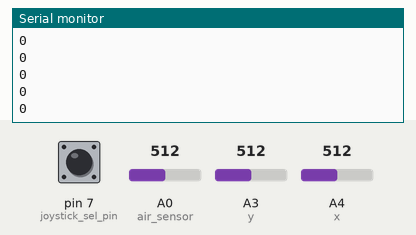
Simulated run of this sketch. Board: Arduino Leonardo, built with avr-gcc and run on an emulated ATmega32U4. Shown: the last lines printed to the serial monitor. Inputs (shaded band) come from the test bench; at power-on: A0 (air_sensor) = 512, pin 7 (joystick_sel_pin) HIGH, A3 (y) = 512, A4 (x) = 512. USB keyboard and mouse output is not drawn.

Above: at 2.2 s.
2.3 s: A0 (air_sensor) set to 658
At 2.9 s:
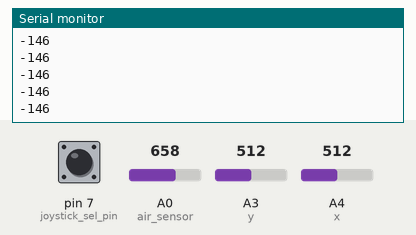
3.8 s: pin 7 (joystick_sel_pin) pulled LOW for 0.15 s
5.4 s: pin 7 (joystick_sel_pin) pulled LOW for 1 s
7.9 s: A0 (air_sensor) set to 638
At 8.4 s:
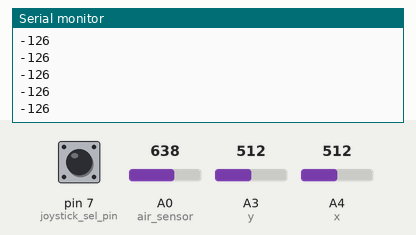
Timing chart, 0 to 10.4 s (numbered marks = the images above; inputs shaded):
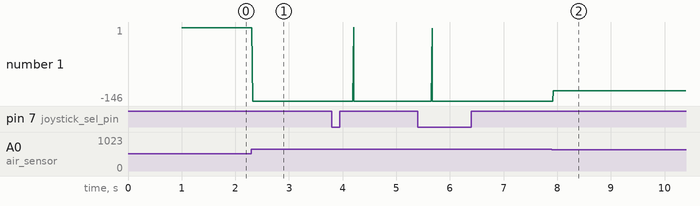

The sketch:

M0_cursor_control.ino
```cpp
/*
  Description: Adaptive hands-free computer mouse that can be used by people with quadriplegia.
  Supports left click, right click, scroll, and zoom on the hardware-level.
  Date: May 2021
  Authors: Naren Yenuganti and Dylan Chow
*/

#include <Mouse.h>
#include <Keyboard.h>
#include <ClickButton.h>

// Pins
int x = A4;
int y = A3;
int air_sensor = A0;
int joystick_sel_pin = 7;

// Mouse Movement Controls
const int sensitivity = 23; // larger sensitivity --> slower mouse
const unsigned long loop_period = 15; // larger loop_period --> more delay
int y_zero, x_zero;
boolean invert = true;

// Click Flags
int right_click_flag = 0;
int left_click_flag = 0;
int scroll_flag = 0;
int zoom_flag = 0;

// Debug Constants
boolean debug_cursor = false;
boolean debug_air_sensor = false;

// Multi Click Constants
int debounce_time = 20;   // Debounce timer in ms
int multi_click_time = 250;  // Time limit for multi clicks
int long_click_time = 250;  // time until "held-down clicks" register

// Air Sensor Constants
int rest = 361;
int max_sip = 13;
int max_puff = 648;

// Double Click Detection
ClickButton key(joystick_sel_pin, LOW, CLICKBTN_PULLUP);

void setup() {
  pinMode(x, INPUT);
  pinMode(y, INPUT);
  pinMode(air_sensor, INPUT);
  pinMode(joystick_sel_pin, INPUT_PULLUP);
  delay(1000);

  Mouse.begin();
  key.debounceTime = debounce_time;
  key.multiclickTime = multi_click_time;
  key.longClickTime = long_click_time;

  y_zero = analogRead(y);
  x_zero = analogRead(x);
  rest = analogRead(air_sensor);
}

void loop() {
  static unsigned long lastLoop;

  int x_reading = analogRead(x);
  int y_reading = analogRead(y);
  int air_reading = analogRead(air_sensor);

  int y_val = (y_reading - y_zero) / sensitivity;
  int x_val = (x_reading - x_zero) / sensitivity;

  if (invert) {
    x_val *= -1;
    y_val *= -1;
  }

  if (debug_cursor) {
    Serial.print("y_zero :");
    Serial.println(y_zero);
    Serial.print("x_zero :");
    Serial.println(x_zero);

    Serial.print("y analog :");
    Serial.println(y_reading);
    Serial.print("x analog :");
    Serial.println(x_reading);

    Serial.print("sensitivity :");
    Serial.println(sensitivity);

    Serial.print("x value: ");
    Serial.println(x_val);
    Serial.print("y value: ");
    Serial.println(y_val);
  }

  if (debug_air_sensor) {
    Serial.println(air_reading);
  }

  // Move Mouse
  if (!scroll_flag && !zoom_flag) {
    if (y_val > 1 || y_val < -1) {
      Mouse.move(0, y_val, 0);  // move mouse on y axis
    }
    if (x_val > 1 || x_val < -1) {
      Mouse.move(x_val, 0, 0);  // move mouse on x axis
    }
    while (millis() - lastLoop < loop_period) {
    // delay
    }
    lastLoop = millis();
  }

  key.Update();
  int scroll_click_count = key.clicks;
  if (scroll_click_count != 0) {
    Serial.println(scroll_click_count);
  }

  // Scroll Mode
  if ((scroll_click_count == -1 || scroll_flag) && key.depressed == true) {
    scroll_flag = 1;
    if (y_val <= -5) {
      Mouse.move(0, 0, -1);
      delay(100);
    } else if (y_val >= 5) {
      Mouse.move(0, 0, 1);
      delay(100);
    }
  } else {
    scroll_flag = 0;
  }

  // Zoom Mode
  if ((scroll_click_count == -2 || zoom_flag) && key.depressed == true) {

    zoom_flag = 1;
    if (y_val <= -5) {
      Keyboard.press(KEY_LEFT_GUI);
      Keyboard.press('=');
      Keyboard.releaseAll();
      delay(500);
    } else if ( y_val >= 5) {
      Keyboard.press(KEY_LEFT_GUI);
      Keyboard.press('-');
      Keyboard.releaseAll();
      delay(500);
    }
  } else {
    zoom_flag = 0;
  }
  Serial.println(rest - air_reading);


  // Detect Left and Right Clicks
  if (air_reading - rest < -100 && !left_click_flag) {
    left_click_flag = 1;
    Mouse.press(MOUSE_LEFT);
  } else if (air_reading - rest > -100 && air_reading - rest < 100 && left_click_flag) {
    left_click_flag = 0;
    Mouse.release(MOUSE_LEFT);
  }
  if (air_reading - rest > 100 && !right_click_flag) {
    right_click_flag = 1;
    Mouse.press(MOUSE_RIGHT);
  } else if (air_reading - rest > -100 && air_reading - rest < 100 && right_click_flag) {
    right_click_flag = 0;
    Mouse.release(MOUSE_RIGHT);
  }

  // TODO: Detect Palette Command
}
```

Measured:
- after the input at 2.3 s, the serial monitor: prints a new line at once (image 1)
- after the input at 7.9 s, the serial monitor: prints a new line at once (image 2)
- plotted number 1: 0 → -146 after the input at 2.3 s, -146 → -126 after the input at 7.9 s
